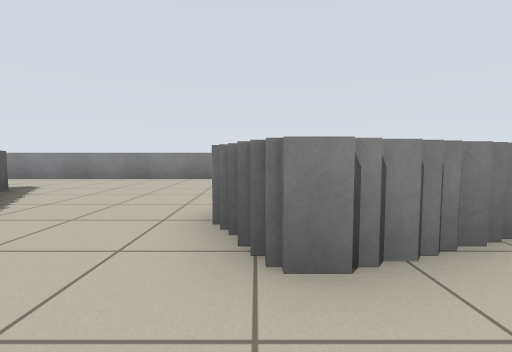
[1] (above)

20 first-person views from a walk through a world built for the Player/Stage simulator. The camera is 0.69 m above the floor, tilts 4° down and sees 85° across. Floor lines are 1 m apart. The floor is counted in squares, 1 m on a side. Each view is taken from the middle of a square. On the plan, view 1 faces up. The plan holds only what a view shows up to about 9 squares ahead; the rest is blank. Robots are left out.

[2]
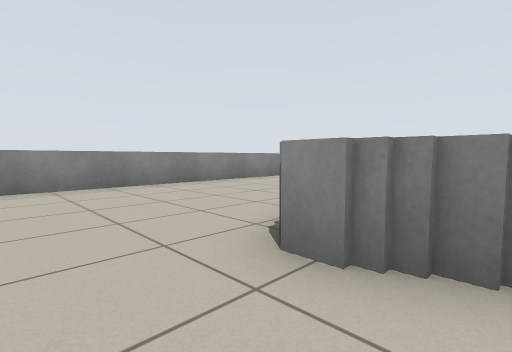

[3]
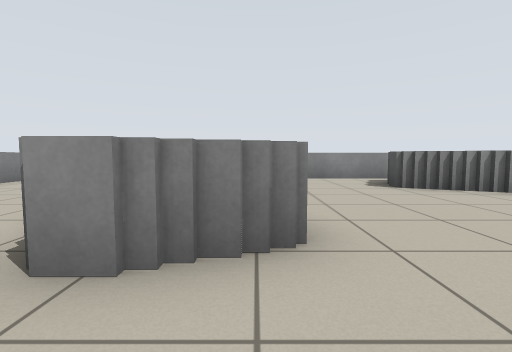

[4]
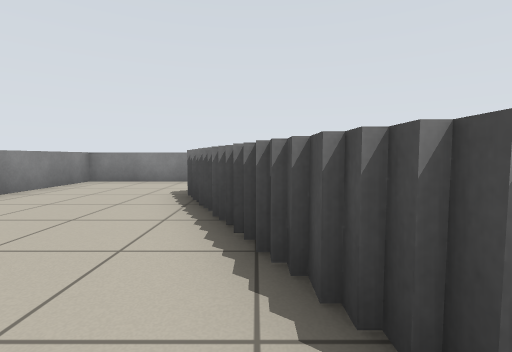

[5]
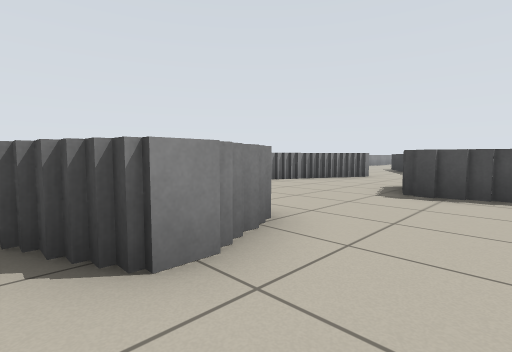

[6]
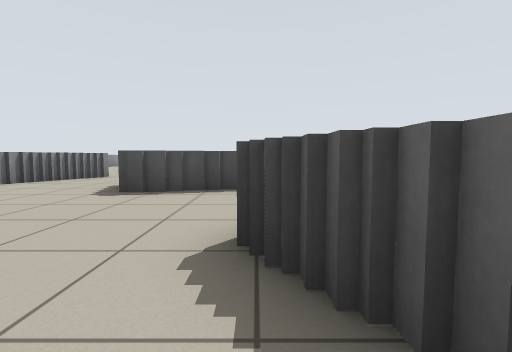

[7]
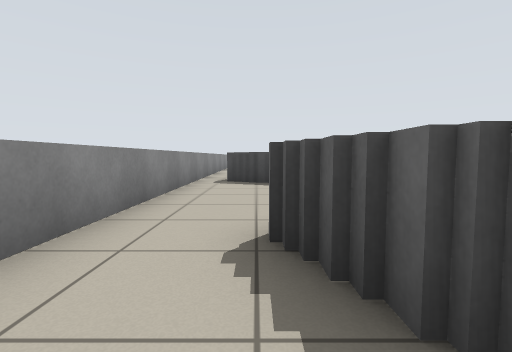

[8]
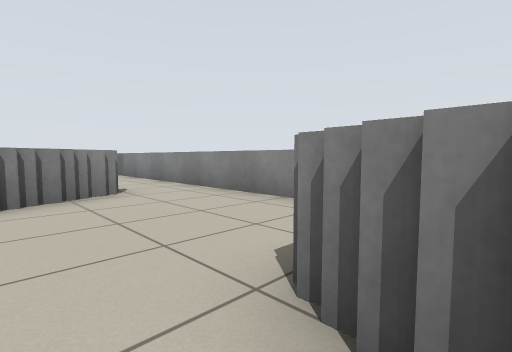

[9]
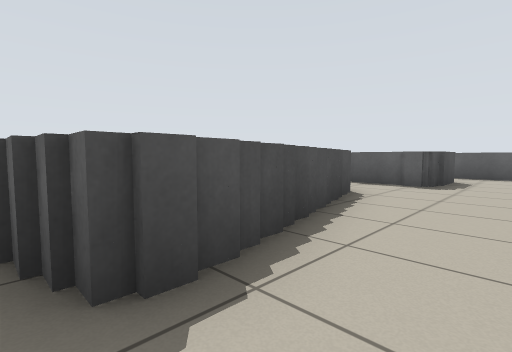

[10]
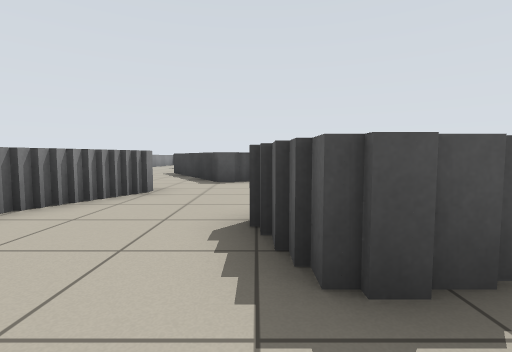

[11]
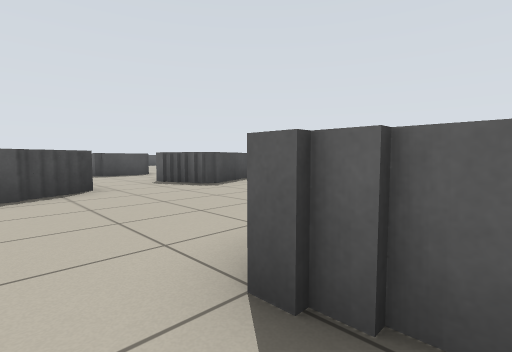

[12]
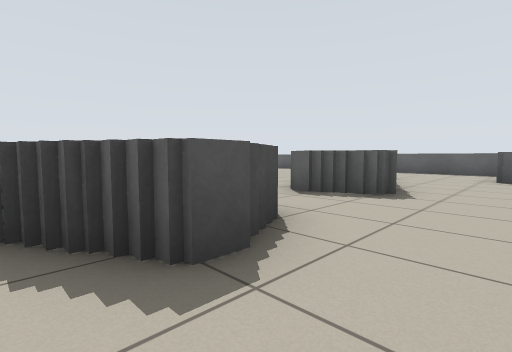

[13]
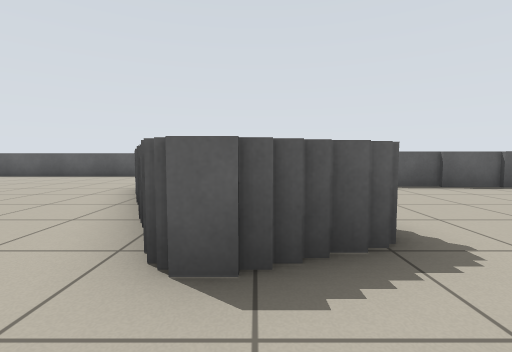

[14]
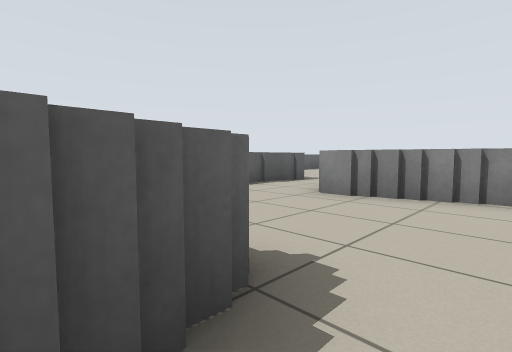

[15]
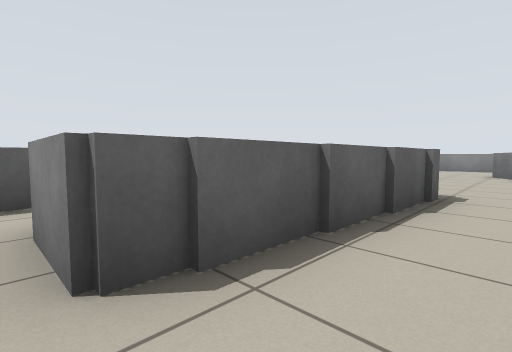

[16]
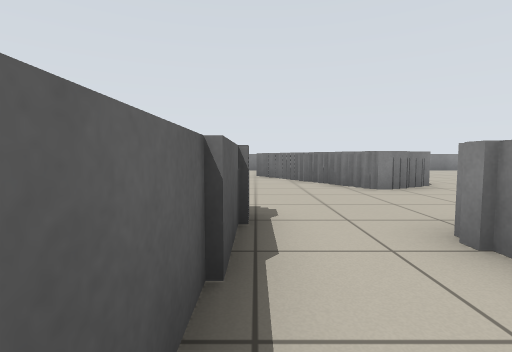

[17]
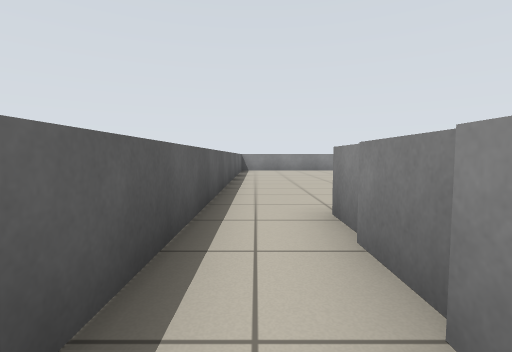

[18]
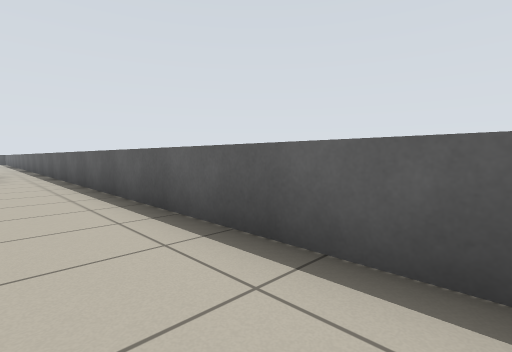

[19]
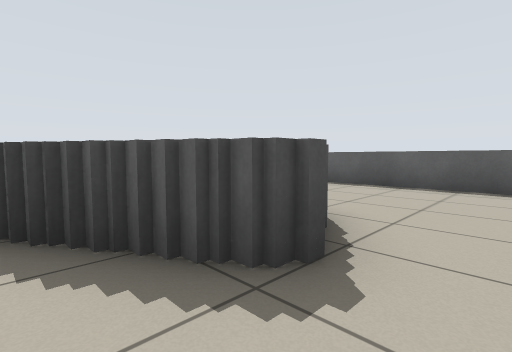

[20]
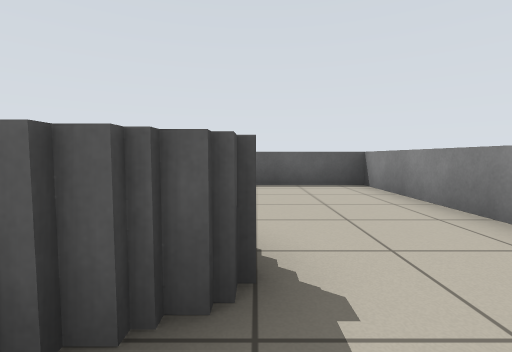

### Floor plan
Key: @ floor where view 1 was taken; # wall or solid block; x gap in a wall; . floor.
Columns run from 11 left of view 1 to 7 right of it. Each row starts with its distance up from view 1.
  9 ###################
  8 #.................#
  7 #.................#
  6 #....#............#
  5 #....##.......##..#
  4 #....###....####..#
  3 #....###...#####..#
  2 #.....###..###....#
  1 #......#..........#
  0 #..........@......#
 -1 #.................#
 -2 #.###..#####...##x#
 -3 #.###.######..## .#
 -4 #.##..###.....#
 -5 #.##..........#
 -6 # ##..........#
 -7 #..............
 -8   .....##..##..
 -9    .. ###.. ##.
-10      ####..
-11      #.....
-12    .....
-13  ......
-14  .....
-15  ....
-16  ...

Positions as (right, up) in squares from view 1, and headings:
1: (0, 0), facing up
2: (-2, 2), facing up-right
3: (-2, 2), facing right
4: (-1, 4), facing right
5: (-2, 4), facing down-right
6: (-3, 4), facing down
7: (5, 6), facing down
8: (3, -2), facing up-right
9: (0, 0), facing down-left
10: (0, 0), facing down
11: (1, -2), facing down-left
12: (2, -6), facing down-left
13: (-1, -9), facing left
14: (-2, -9), facing up-left
15: (-6, -7), facing up-left
16: (-7, -5), facing up
17: (-10, -5), facing up
18: (-9, 8), facing down-left
19: (-4, 7), facing down-left
20: (-4, 6), facing left
